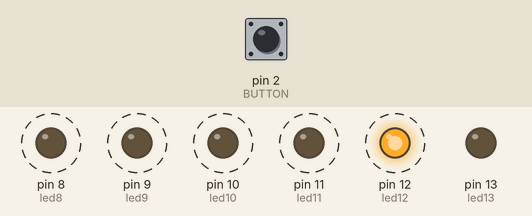
Bench run of a sketch on a simulated Arduino Uno, built with avr-gcc and run on an emulated ATmega328P. Parts: output pins drawn as LEDs (lit = HIGH). Dashed ring = blinking. The inputs (shaded band) are chosen by the test bench; at power-on: pin 2 (BUTTON) HIGH.

Above: at 1.2 s.
1.3 s: pin 2 (BUTTON) pulled LOW for 3.2 s
At 2.2 s:
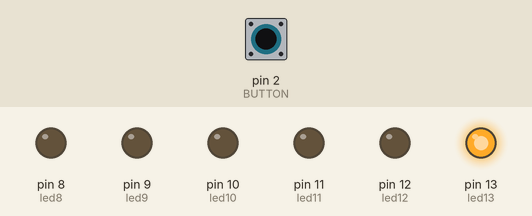
6.3 s: pin 2 (BUTTON) pulled LOW for 0.15 s
At 8.18 s:
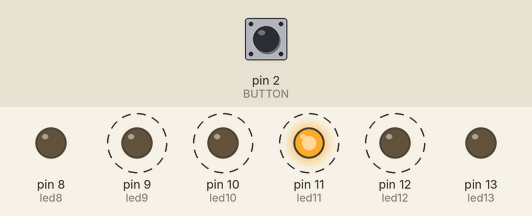
9.3 s: pin 2 (BUTTON) pulled LOW for 1 s
At 12.8 s:
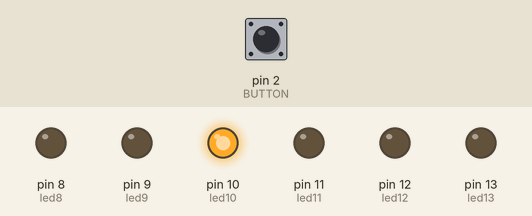
Timing chart, 0 to 24.3 s (numbered marks = the images above; inputs shaded):
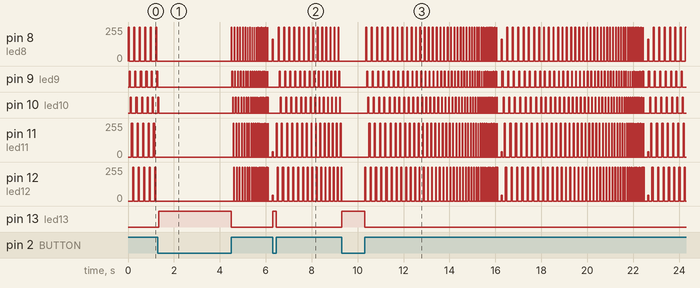

Measured:
- after the input at 1.3 s, pin 13 (led13): LOW → HIGH at once, → LOW 3.2 s later
- after the input at 6.3 s, pin 13 (led13): LOW → HIGH at once, → LOW 0.14 s later
- after the input at 9.3 s, pin 13 (led13): LOW → HIGH at once, → LOW 0.99 s later
- by itself, pin 8 (led8), pin 11 (led11), pin 12 (led12): moves between 0/255 and 255/255, repeating every 6.4 s
- by itself, pin 9 (led9): moves between LOW and HIGH, repeating every 6.2 s
- by itself, pin 10 (led10): moves between LOW and HIGH, repeating every 6.4 s

The sketch:

interupt_07_63010524.ino
```cpp
int BUTTON = 2;
int led8 = 8;
int led9 = 9;
int led10 = 10;
int led11 = 11;
int led12 = 12;
int led13 = 13;
int i, j, n;
void setup()
{
  Serial.begin(9600);
  pinMode(led8, OUTPUT);
  pinMode(led9, OUTPUT);
  pinMode(led10, OUTPUT);
  pinMode(led11, OUTPUT);
  pinMode(led12, OUTPUT);
  pinMode(led13, OUTPUT);
  pinMode(BUTTON, INPUT_PULLUP);
}
void loop()
{


  for (i = 50; i > 0; i--)
  {
    for (n = 8; n <= 12; n++)
    {
      if (digitalRead(BUTTON) == LOW)
      {
        digitalWrite(13, HIGH);
      }

      else
      {

        digitalWrite(13, LOW);
        digitalWrite(n, HIGH);
        delay(i);
        digitalWrite(n, LOW);

      }
    }

  }

}
```
